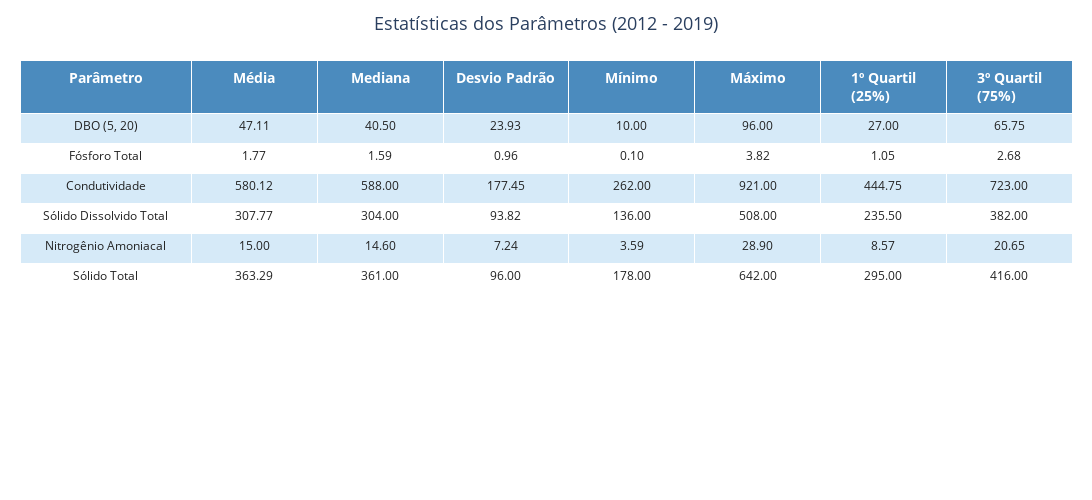

Notebook cell for this chart:
### Code cell
import pandas as pd
import plotly.graph_objects as go

# Caminho relativo do arquivo Excel (coloque o arquivo na pasta 'dados' do repositório)
arquivo = 'dados/TIET04200.xlsx'
df = pd.read_excel(arquivo, sheet_name="Analise")

# Converter coluna Data para datetime e filtrar entre 2012 e 2020
df['Data'] = pd.to_datetime(df['Data'], dayfirst=True)
df_periodo = df[(df['Data'] >= '2012-01-01') & (df['Data'] <= '2019-12-31')]

# Lista dos parâmetros que quer analisar
parametros = ['DBO (5, 20)', 'Fósforo Total', 'Condutividade', 'Sólido Dissolvido Total', 'Nitrogênio Amoniacal', 'Sólido Total']

# Dicionário para armazenar as estatísticas (sem Contagem, Assimetria, Curtose e Valores Nulos)
estatisticas_geral = {
    'Parâmetro': [],
    'Média': [],
    'Mediana': [],
    'Desvio Padrão': [],
    'Mínimo': [],
    'Máximo': [],
    '1º Quartil (25%)': [],
    '3º Quartil (75%)': []
}

for p in parametros:
    dados = df_periodo[df_periodo['Parametro'] == p]['Valor']
    estatisticas_geral['Parâmetro'].append(p)
    estatisticas_geral['Média'].append(dados.mean())
    estatisticas_geral['Mediana'].append(dados.median())
    estatisticas_geral['Desvio Padrão'].append(dados.std())
    estatisticas_geral['Mínimo'].append(dados.min())
    estatisticas_geral['Máximo'].append(dados.max())
    estatisticas_geral['1º Quartil (25%)'].append(dados.quantile(0.25))
    estatisticas_geral['3º Quartil (75%)'].append(dados.quantile(0.75))

# Transformar em DataFrame
df_stats = pd.DataFrame(estatisticas_geral)

# Formatar números decimais para duas casas, exceto parâmetro
for col in df_stats.columns:
    if col != 'Parâmetro':
        df_stats[col] = df_stats[col].apply(lambda x: f"{x:.2f}" if pd.notnull(x) else "NaN")

# Criar tabela Plotly interativa
fig = go.Figure(data=[go.Table(
    columnwidth=[150] + [110]*7,
    header=dict(
        values=[f"<b>{c}</b>" for c in df_stats.columns],
        fill_color='#4B8BBE',
        font=dict(color='white', size=14),
        align='center',
        height=40
    ),
    cells=dict(
        values=[df_stats[col] for col in df_stats.columns],
        fill_color=[['#D6EAF8', 'white'] * (len(df_stats) // 2 + 1)],
        align='center',
        font=dict(color='#222222', size=12),
        height=30
    )
)])

fig.update_layout(
    title_text='Estatísticas dos Parâmetros (2012 - 2020)',
    title_font_size=18,
    title_x=0.5,
    width=1200,
    height=500,
    margin=dict(l=20, r=20, t=60, b=20)
)

fig.show()

### Figure 1 — Plotly figure (JSON) as saved in the notebook; plotly's stock layout.template omitted (floating-point values rounded to 4 significant figures)
{"data": [{"cells": {"align": "center", "fill": {"color": [["#D6EAF8", "white", "#D6EAF8", "white", "#D6EAF8", "white", "#D6EAF8", "white"]]}, "font": {"color": "#222222", "size": 12}, "height": 30, "values": [["DBO (5, 20)", "Fósforo Total", "Condutividade", "Sólido Dissolvido Total", "Nitrogênio Amoniacal", "Sólido Total"], ["47.11", "1.77", "580.12", "307.77", "15.00", "363.29"], ["40.50", "1.59", "588.00", "304.00", "14.60", "361.00"], ["23.93", "0.96", "177.45", "93.82", "7.24", "96.00"], ["10.00", "0.10", "262.00", "136.00", "3.59", "178.00"], ["96.00", "3.82", "921.00", "508.00", "28.90", "642.00"], ["27.00", "1.05", "444.75", "235.50", "8.57", "295.00"], ["65.75", "2.68", "723.00", "382.00", "20.65", "416.00"]]}, "columnwidth": [150, 110, 110, 110, 110, 110, 110, 110], "header": {"align": "center", "fill": {"color": "#4B8BBE"}, "font": {"color": "white", "size": 14}, "height": 40, "values": ["<b>Parâmetro</b>", "<b>Média</b>", "<b>Mediana</b>", "<b>Desvio Padrão</b>", "<b>Mínimo</b>", "<b>Máximo</b>", "<b>1º Quartil (25%)</b>", "<b>3º Quartil (75%)</b>"]}, "type": "table"}], "layout": {"height": 500, "margin": {"b": 20, "l": 20, "r": 20, "t": 60}, "title": {"font": {"size": 18}, "text": "Estatísticas dos Parâmetros (2012 - 2019)", "x": 0.5}, "width": 1200}}
